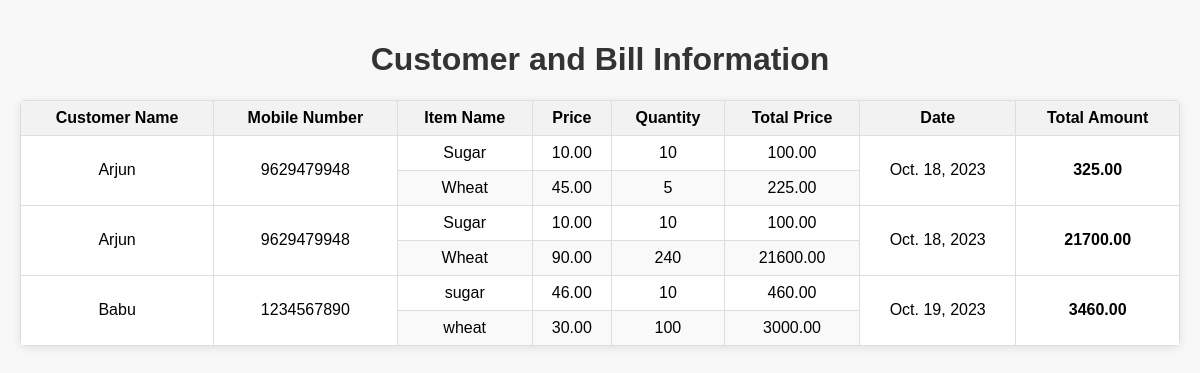
/excel_view/, run on the app's committed database.
### billing_app/models.py (models this page shows, shortened)
class Customer(models.Model):
    name = models.CharField(max_length=100)
    mobile_number = models.CharField(max_length=15)

class Bill(models.Model):
    customer = models.ForeignKey(Customer, on_delete=models.CASCADE)
    item = models.ForeignKey(Item, on_delete=models.CASCADE)
    quantity = models.PositiveIntegerField()
    total_price = models.DecimalField(max_digits=10, decimal_places=2)  # Store total price for the item in the bill
    date = models.DateField(auto_now_add=True)

class Item(models.Model):
    name = models.CharField(max_length=100)  # Ensure item names are unique
    price = models.DecimalField(max_digits=10, decimal_places=2)

### billing_app/views.py (the view)
# urls.py: path('excel_view/', views.excel_view, name='excel_view'),
def excel_view(request):
    bills = Bill.objects.select_related('customer', 'item')
    customer_bills = {}
    for bill in bills:
        customer = bill.customer
        if customer not in customer_bills:
            customer_bills[customer] = []
        customer_bills[customer].append(bill)
    for customer, bills in customer_bills.items():
        total_price = sum(bill.total_price for bill in bills)
        customer.total_price = total_price
    return render(request, 'billing_app/excel_view.html', {'customer_bills': customer_bills})

### templates/billing_app/excel_view.html (shortened to what this page needs)
<!DOCTYPE html>
<html lang="en">
<head>
</head>
<body>
    <h1>Customer and Bill Information</h1>
    <table>
        <thead>
            <tr>
                <th>Customer Name</th>
                <th>Mobile Number</th>
                <th>Item Name</th>
                <th>Price</th>
                <th>Quantity</th>
                <th>Total Price</th>
                <th>Date</th>
                <th class="total-column">Total Amount</th>
            </tr>
        </thead>
        <tbody>
            {% for customer, bills in customer_bills.items %}
                {% with total_price=bills.0.total_price %}
                    {% for bill in bills %}
                        <tr>
                            {% if forloop.first %}
                                <td rowspan="{{ bills|length }}">{{ customer.name }}</td>
                                <td rowspan="{{ bills|length }}">{{ customer.mobile_number }}</td>
                            {% endif %}
                            <td>{{ bill.item.name }}</td>
                            <td>{{ bill.item.price }}</td>
                            <td>{{ bill.quantity }}</td>
                            <td>{{ bill.total_price }}</td>
                            {% if forloop.first %}
                                <td rowspan="{{ bills|length }}">{{ bill.date }}</td>
                                <td rowspan="{{ bills|length }}" class="total-column">{{ customer.total_price}}</td>
                            {% endif %}
                        </tr>
                    {% endfor %}
                {% endwith %}
            {% endfor %}
        </tbody>
    </table>
</body>
</html>

### templates/billing_app/excel_view.html (style rules this page uses)
body { font-family: Arial, sans-serif; background-color: #f8f8f8; margin: 0; padding: 20px; }
h1 { text-align: center; color: #333; }
table { border-collapse: collapse; width: 100%; background-color: #fff; border-radius: 5px; overflow: hidden; box-shadow: 0 2px 10px rgba(0, 0, 0, 0.1); }
th, td { border: 1px solid #ddd; padding: 8px; text-align: center; }
th { background-color: #f2f2f2; }
tr:nth-child(even) { background-color: #f9f9f9; }
.total-column { font-weight: bold; }

### data on the page
Customer: name "Arjun", mobile_number "9629479948", total_price "325.00"
Bill: item.name "Sugar", item.price "10.00", quantity "10", total_price "100.00", date "Oct. 18, 2023"
Bill: item.name "Wheat", item.price "45.00", quantity "5", total_price "225.00"
Customer: name "Arjun", mobile_number "9629479948", total_price "21700.00"
Bill: item.name "Sugar", item.price "10.00", quantity "10", total_price "100.00", date "Oct. 18, 2023"
Bill: item.name "Wheat", item.price "90.00", quantity "240", total_price "21600.00"
Customer: name "Babu", mobile_number "1234567890", total_price "3460.00"
Bill: item.name "sugar", item.price "46.00", quantity "10", total_price "460.00", date "Oct. 19, 2023"
Bill: item.name "wheat", item.price "30.00", quantity "100", total_price "3000.00"
